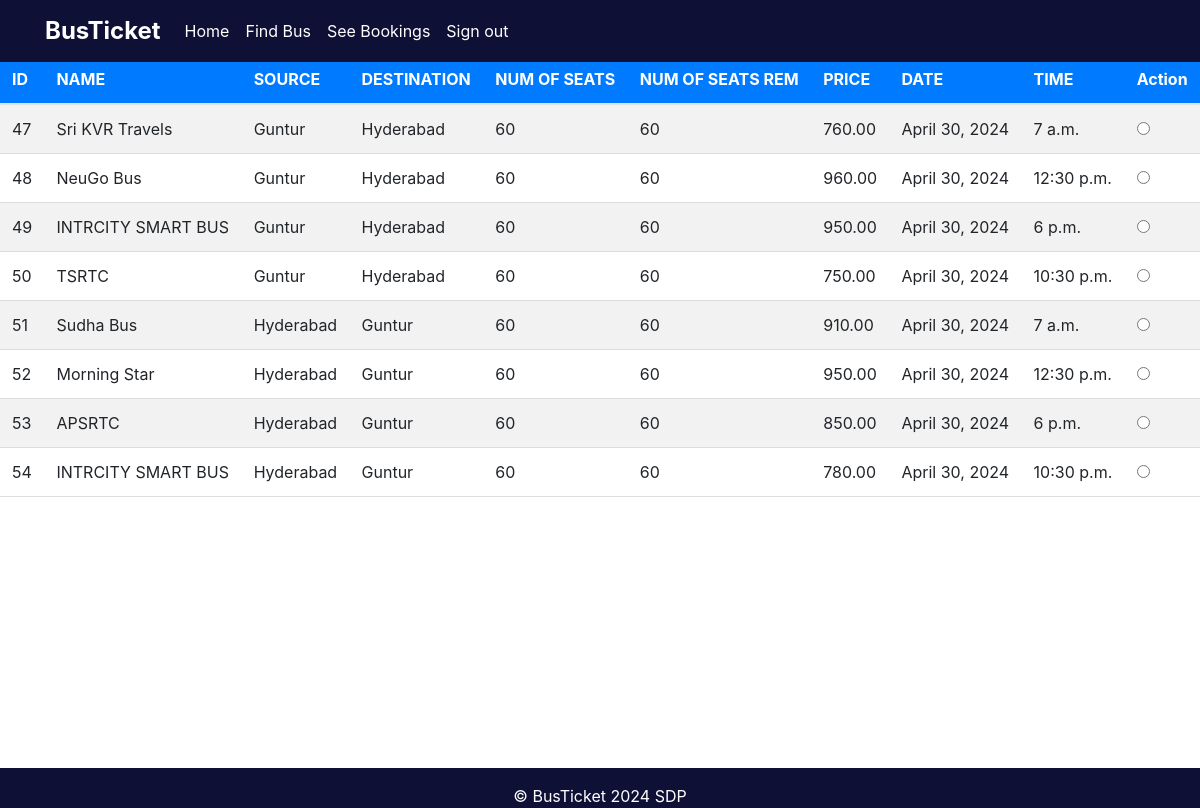
Screenshot of /findbus?avl (signed in) with the database file from the repository.
### myapp/models.py (models this page shows, shortened)
class Bus(models.Model):
    bus_name = models.CharField(max_length=30)
    source = models.CharField(max_length=30)
    dest = models.CharField(max_length=30)
    nos = models.DecimalField(decimal_places=0, max_digits=2)
    rem = models.DecimalField(decimal_places=0, max_digits=2)
    price = models.DecimalField(decimal_places=2, max_digits=6)
    date = models.DateField()
    time = models.TimeField()

### myapp/views.py (the view)
# urls.py: path('findbus', views.findbus, name="findbus"),
@login_required(login_url='signin')
def findbus(request):
    context = {}
    if request.method == 'POST':
        source_r = request.POST.get('source')
        dest_r = request.POST.get('destination')
        date_r = request.POST.get('date')
        try:
            input_date = timezone.datetime.strptime(date_r, '%Y-%m-%d').date()
        except ValueError:
            context["error"] = "Invalid date format. Please use YYYY-MM-DD."
            return render(request, 'myapp/findbus.html', context)
        if input_date < timezone.now().date():
            context["error"] = "Cannot search for buses on a past date."
            return render(request, 'myapp/findbus.html', context)
        bus_list = Bus.objects.filter(source=source_r, dest=dest_r, date=date_r)
        if bus_list.exists():
            context["bus_list"] = bus_list
            return render(request, 'myapp/list.html', context)
        else:
            context["error"] = "Sorry, no buses available for the selected criteria."
            return render(request, 'myapp/findbus.html', context)
    elif 'avl' in request.GET:  # Check if "Available Buses" button is clicked
        current_date = timezone.now().date()
        bus_list = Bus.objects.filter(date=current_date)
        if bus_list.exists():
            context["bus_list"] = bus_list
            return render(request, 'myapp/list.html', context)
        else:
            context["error"] = "No buses available for the current date."
            return render(request, 'myapp/list.html', context)
    else:
        return render(request, 'myapp/findbus.html')

### myapp/templates/myapp/list.html (shortened to what this page needs)
{% extends 'myapp/base.html' %}
{% block content %}
<h2>List of buses</h2>
<div class="table-container">
        <form id="booking-form" action="{% url 'seat_confirmation' %}" method="POST">
    <table class="table table-striped">
        <thead style="background-color: blue;color: white;">
            <tr>
                <th>ID</th>
                <th>NAME</th>
                <th>SOURCE</th>
                <th>DESTINATION</th>
                <th>NUM OF SEATS</th>
                <th>NUM OF SEATS REM</th>
                <th>PRICE</th>
                <th>DATE</th>
                <th>TIME</th>
                <th>Action</th>
            </tr>
        </thead>
        {% for row in bus_list %}
        <tr>
            <td>{{ row.id }}</td>
            <td>{{ row.bus_name }}</td>
            <td>{{ row.source }}</td>
            <td>{{ row.dest }}</td>
            <td>{{ row.nos }}</td>
            <td>{{ row.rem }}</td>
            <td>{{ row.price }}</td>
            <td>{{ row.date }}</td>
            <td>{{ row.time }}</td>
            <td>
                <input type="radio" name="bus_id" value="{{ row.id }}" required>
            </td>
        </tr>
        {% endfor %}
    </table>
</form>
</div>
{% endblock %}

### myapp/templates/myapp/base.html (shortened to what this page needs)
<!doctype html>
<html lang="en">
<head>
    <link rel="stylesheet" href="https://stackpath.bootstrapcdn.com/bootstrap/4.1.3/css/bootstrap.min.css"
>
</head>
<body>
<nav class="navbar navbar-expand-lg navbar-light fixed-top" style="background-color: #0F1035; ">
    <div class="container">
        <a class="navbar-brand" href="#" style="color: white; font-size: 24px; font-weight: bold; text-decoration: none;">BusTicket</a>
        <div class="collapse navbar-collapse" id="navbarNavAltMarkup">
            <div class="navbar-nav" >
                <a class="nav-item nav-link active" href="{% url 'home' %}" style="color: white;">Home <span class="sr-only">(current)</span></a>
                <a class="nav-item nav-link" href="{% url 'findbus' %}" style="color: white;">Find Bus</a>
                <a class="nav-item nav-link" href="{% url 'seebookings' %}" style="color: white;">See Bookings</a>
                {% if request.user.is_active %}
                <a class="nav-item nav-link " href="{% url 'signout' %}" style="color: white;">Sign out</a>
                {% else %}
                <a class="nav-item nav-link " href="{% url 'register' %}" style="color: white;">Sign Up</a>
                {% endif %}
            </div>
        </div>
    </div>
</nav>
<div class="wrapper">
    {% block content %}
    {% endblock %}
</div>
<footer class="footer mt-auto py-3" style="background-color: #0F1035; color: white; text-align: center;">
    <div class="container">
        &copy; BusTicket 2024 SDP
    </div>
</footer>
</body>
</html>

### myapp/templates/myapp/base.html (style rules this page uses)
html, body { height: 100%; }
.wrapper { min-height: 100%; margin-bottom: -50px; }
.footer { background-color: #0F1035; color: white; text-align: center; width: 100%; height: 40px; position: fixed; bottom: 0; margin-top:10px; }

### myapp/templates/myapp/list.html (style rules this page uses)
.table-container { max-height: 600px; overflow-y: auto; margin-bottom: 20px; position: relative; }
table { width: 100%; border-collapse: collapse; }
th, td { padding: 8px; text-align: left; border-bottom: 1px solid #ddd; }
th { background-color: #007bff; color: white; position: sticky; top: 0; z-index: 1; }
input[type="radio"] { margin-right: 10px; }

### rows the page displays
Bus: id "47", bus_name "Sri KVR Travels", source "Guntur", dest "Hyderabad", nos "60", rem "60", price "760.00", date "April 30, 2024", time "7 a.m."
Bus: id "48", bus_name "NeuGo Bus", source "Guntur", dest "Hyderabad", nos "60", rem "60", price "960.00", date "April 30, 2024", time "12:30 p.m."
Bus: id "49", bus_name "INTRCITY SMART BUS", source "Guntur", dest "Hyderabad", nos "60", rem "60", price "950.00", date "April 30, 2024", time "6 p.m."
Bus: id "50", bus_name "TSRTC", source "Guntur", dest "Hyderabad", nos "60", rem "60", price "750.00", date "April 30, 2024", time "10:30 p.m."
Bus: id "51", bus_name "Sudha Bus", source "Hyderabad", dest "Guntur", nos "60", rem "60", price "910.00", date "April 30, 2024", time "7 a.m."
Bus: id "52", bus_name "Morning Star", source "Hyderabad", dest "Guntur", nos "60", rem "60", price "950.00", date "April 30, 2024", time "12:30 p.m."
Bus: id "53", bus_name "APSRTC", source "Hyderabad", dest "Guntur", nos "60", rem "60", price "850.00", date "April 30, 2024", time "6 p.m."
Bus: id "54", bus_name "INTRCITY SMART BUS", source "Hyderabad", dest "Guntur", nos "60", rem "60", price "780.00", date "April 30, 2024", time "10:30 p.m."
